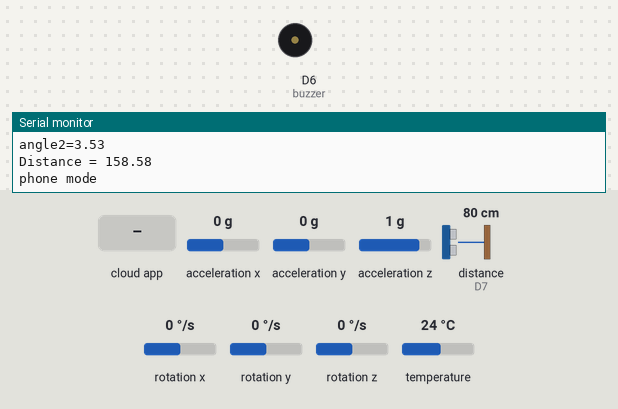
The sketch below on a simulated ESP8266 (NodeMCU). Shown: buzzer (waves = sounding, pin HIGH), the last lines printed to the serial monitor. Wiring (inferred from the names in the program): ultrasonic range finder: trigger D5; echo D7; MPU-6050 motion sensor at I2C address 0x69. The test bench sets the inputs (shaded band); at power-on: acceleration x 0 g, distance to the obstacle (sensor on D7) 80 cm, acceleration y 0 g, acceleration z 1 g, rotation x 0 °/s, rotation y 0 °/s, rotation z 0 °/s, temperature 24 °C. The echo pulse lasts 58.3 µs per cm; WiFi joins after 1.5 s; servers stay silent unless stated; the Firebase database answers and starts empty; pins used as bus, display or sensor lines are not drawn.

Above: at 2.9 s.
3.0 s: acceleration x set to 0.8 g
5.4 s: distance to the obstacle (sensor on D7) set to 2 cm
8.5 s: the phone or cloud app sets mode to 11
At 9.2 s:
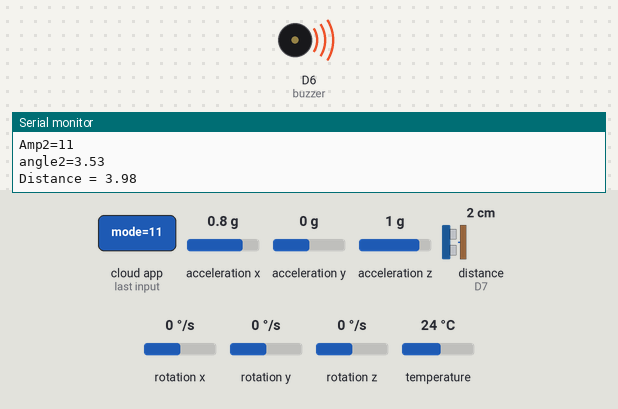
10.3 s: the phone or cloud app sets mode to 1
12.3 s: distance to the obstacle (sensor on D7) set to 57 cm
14.0 s: distance to the obstacle (sensor on D7) set to 66 cm
At 15.2 s:
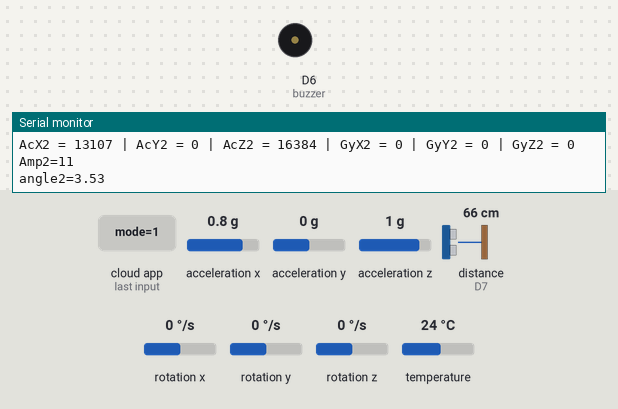
Timing chart, 0 to 16.8 s (numbered marks = the images above; inputs shaded):
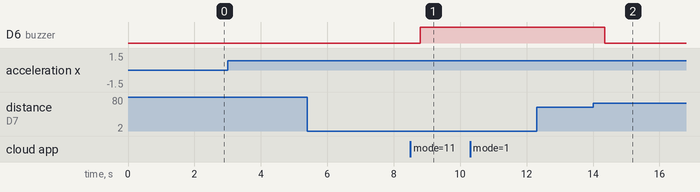

The sketch:

ugc_final_of_blind_stick.ino
```cpp
#include <Adafruit_MPU6050.h>
#include <Adafruit_Sensor.h>
#include <Wire.h>
#include "FirebaseESP8266.h"
#include <ESP8266WiFi.h>
#include <FirebaseESP8266.h>
Adafruit_MPU6050 mpu;

const int MPU2=0x69;
int16_t AcX2,AcY2,AcZ2,Tmp2,GyX2,GyY2,GyZ2;
float ax2=0, ay2=0, az2=0, gx2=0, gy2=0, gz2=0;
boolean trigger1n=false;
boolean trigger2n=false;
boolean trigger3n=false;
byte trigger1countn=0;
byte trigger2countn=0;
byte trigger3countn=0;
int angleChange2=0;

float rotation;
unsigned long prev=0;
unsigned long current=0;

unsigned long currentTime=0;
unsigned long previousTime=0;

boolean fall = false;
boolean trigger1=false; //stores if first trigger (lower threshold) has occurred
boolean trigger2=false; //stores if second trigger (upper threshold) has occurred
boolean trigger3=false; //stores if third trigger (orientation change) has occurred
byte trigger1count=0; //stores the counts past since trigger 1 was set true
byte trigger2count=0; //stores the counts past since trigger 2 was set true
byte trigger3count=0;

String d;

const int MPU_addr=0x68;  // I2C address of the MPU-6050

#define FIREBASE_HOST "blindstick-a0ee0-default-rtdb.firebaseio.com"
#define FIREBASE_AUTH "iaGnAiAOnxhHFtrGCYpXZpHDvJd6KW3lb1FHvMrO"
#define WIFI_SSID "sami"
#define WIFI_PASSWORD "sami1234"
FirebaseData firebaseData;
FirebaseJson json;
// Define the trigger and echo pins
const int trigPin = D5;
const int echoPin =  D7;
const int buzzer  =  D6;
String s1 = "headphone";

// Define the sound speed in centimeters per second
const int soundSpeed = 340;
float duration,distance;

void GetMpuValue2(const int MPU){

      Wire.beginTransmission(MPU);
      Wire.write(0x3B); // starting with register 0x3B (ACCEL_XOUT_H)
      Wire.endTransmission(false);
      Wire.requestFrom(MPU, 14, true); // request a total of 14 registers
      AcX2=Wire.read()<<8| Wire.read(); // 0x3B (ACCEL_XOUT_H) & 0x3C (ACCEL_XOUT_L)
      AcY2=Wire.read()<<8|  Wire.read(); // 0x3D (ACCEL_YOUT_H) & 0x3E (ACCEL_YOUT_L)
      AcZ2=Wire.read()<<8| Wire.read(); // 0x3F (ACCEL_ZOUT_H) & 0x40 (ACCEL_ZOUT_L)
      Tmp2=Wire.read()<<8| Wire.read(); // 0x41 (TEMP_OUT_H) & 0x42 (TEMP_OUT_L)
      GyX2=Wire.read()<<8| Wire.read(); // 0x43 (GYRO_XOUT_H) & 0x44 (GYRO_XOUT_L)
      GyY2=Wire.read()<<8| Wire.read(); // 0x45 (GYRO_YOUT_H) & 0x46 (GYRO_YOUT_L)
      GyZ2=Wire.read()<<8| Wire.read(); // 0x47 (GYRO_ZOUT_H) & 0x48 (GYRO_ZOUT_L)
      Serial.println("gyro sensor 2: ");
      Serial.print("AcX2 = ");
      Serial.print(AcX2);
      Serial.print(" | AcY2 = ");
      Serial.print(AcY2);
      Serial.print(" | AcZ2 = ");
      Serial.print(AcZ2);
      Serial.print(" | GyX2 = ");
      Serial.print(GyX2);
      Serial.print(" | GyY2 = ");
      Serial.print(GyY2);
      Serial.print(" | GyZ2 = ");
      Serial.println(GyZ2);

     }


void setup() {
  // Set the trigger and echo pins as outputs and inputs
  pinMode(trigPin, OUTPUT);
  pinMode(echoPin, INPUT);
  pinMode(buzzer,OUTPUT);
  Serial.begin(9600);

  Wire.begin();
  Wire.beginTransmission(MPU2);
  Wire.write(0x6B);// PWR_MGMT_1 register
  Wire.write(0); // set to zero (wakes up the MPU-6050)
  Wire.endTransmission(true);

  while (!Serial)
    delay(10); // will pause Zero, Leonardo, etc until serial console opens

  Serial.println("Adafruit MPU6050 test!");

  // Try to initialize!
  if (!mpu.begin()) {
    Serial.println("Failed to find MPU6050 chip");
    while (1) {
      delay(10);
    }
  }
  Serial.println("MPU6050 Found!");

  mpu.setAccelerometerRange(MPU6050_RANGE_8_G);
  Serial.print("Accelerometer range set to: ");
  switch (mpu.getAccelerometerRange()) {
  case MPU6050_RANGE_2_G:
    Serial.println("+-2G");
    break;
  case MPU6050_RANGE_4_G:
    Serial.println("+-4G");
    break;
  case MPU6050_RANGE_8_G:
    Serial.println("+-8G");
    break;
  case MPU6050_RANGE_16_G:
    Serial.println("+-16G");
    break;
  }
  mpu.setGyroRange(MPU6050_RANGE_500_DEG);
  Serial.print("Gyro range set to: ");
  switch (mpu.getGyroRange()) {
  case MPU6050_RANGE_250_DEG:
    Serial.println("+- 250 deg/s");
    break;
  case MPU6050_RANGE_500_DEG:
    Serial.println("+- 500 deg/s");
    break;
  case MPU6050_RANGE_1000_DEG:
    Serial.println("+- 1000 deg/s");
    break;
  case MPU6050_RANGE_2000_DEG:
    Serial.println("+- 2000 deg/s");
    break;
  }

  mpu.setFilterBandwidth(MPU6050_BAND_21_HZ);
  Serial.print("Filter bandwidth set to: ");
  switch (mpu.getFilterBandwidth()) {
  case MPU6050_BAND_260_HZ:
    Serial.println("260 Hz");
    break;
  case MPU6050_BAND_184_HZ:
    Serial.println("184 Hz");
    break;
  case MPU6050_BAND_94_HZ:
    Serial.println("94 Hz");
    break;
  case MPU6050_BAND_44_HZ:
    Serial.println("44 Hz");
    break;
  case MPU6050_BAND_21_HZ:
    Serial.println("21 Hz");
    break;
  case MPU6050_BAND_10_HZ:
    Serial.println("10 Hz");
    break;
  case MPU6050_BAND_5_HZ:
    Serial.println("5 Hz");
    break;
  }

  Serial.println("");

  Serial.println("Connecting to ");
  Serial.println(WIFI_SSID);
  WiFi.begin(WIFI_SSID,WIFI_PASSWORD );
  while (WiFi.status() != WL_CONNECTED)
  {
    Serial.print(".");
    delay(200);
  }
 Serial.println();
  Serial.print("Connected with IP: ");
  Serial.println(WiFi.localIP());
  Serial.println();
  Firebase.begin(FIREBASE_HOST, FIREBASE_AUTH);
  Firebase.reconnectWiFi(true);
}

void loop() {
  currentTime=millis();
  prev=currentTime;
  // Clear the trigger pin
  digitalWrite(trigPin, LOW);
  delayMicroseconds(2);

  // Set the trigger pin high for 10 microseconds
  digitalWrite(trigPin, HIGH);
  delayMicroseconds(10);
  digitalWrite(trigPin, LOW);


  // Read the echo pin and calculate the duration of the pulse
  duration = pulseIn(echoPin, HIGH);

  // Calculate the distance in centimeters
  distance = duration * 0.034;
  Serial.println();
  Serial.print("Distance = ");
  Serial.println(distance);

  if(Firebase.getString(firebaseData, "/Finder/mode"))
  {

     d=firebaseData.stringData();
   Serial.println(d);
  }

   if(d == "11")
  {
    Serial.println("both mode");
    if( distance<70)
   {digitalWrite(buzzer,HIGH);
  Firebase.setInt(firebaseData, "/Finder/OnSound",1);}

   else
  {digitalWrite(buzzer,LOW);
  Firebase.setInt(firebaseData, "/Finder/OnSound",0);}
  }
   else if(d== "1")
  {
    Serial.println("buzzer mode");
    if( distance<120)
   {digitalWrite(buzzer,HIGH);
  Firebase.setInt(firebaseData, "/Finder/OnSound",0);
  }
   else
  {digitalWrite(buzzer,LOW);
  Firebase.setInt(firebaseData, "/Finder/OnSound",0);}
  }

  else
  { Serial.println("phone mode");
  if(distance<120)
  { digitalWrite(buzzer,LOW);
  Firebase.setInt(firebaseData, "/Finder/OnSound",1);}
   else
  {digitalWrite(buzzer,LOW);
  Firebase.setInt(firebaseData, "/Finder/OnSound",0);}
  }

  //fall detection
   sensors_event_t a, g, temp;
  mpu.getEvent(&a, &g, &temp);

  /* Print out the values */
  Serial.print("Acceleration X: ");
  Serial.print(a.acceleration.x);
  Serial.print(", Y: ");
  Serial.print(a.acceleration.y);
  Serial.print(", Z: ");
  Serial.print(a.acceleration.z);
  Serial.println(" m/s^2");

  Serial.print("Rotation X: ");
  Serial.print(180*g.gyro.x/3.1416);
  Serial.print(", Y: ");
  Serial.print(180*g.gyro.y/3.1416);
  Serial.print(", Z: ");
  Serial.println(180*g.gyro.z/3.1416);
  Serial.print(" rotation=");
  rotation=pow(pow(180*g.gyro.x/3.1416,2)+pow(180*g.gyro.y/3.1416,2)+pow(180*g.gyro.z/3.1416,2),0.5);
  Serial.println(pow(pow(180*g.gyro.x/3.1416,2)+pow(180*g.gyro.y/3.1416,2)+pow(180*g.gyro.z/3.1416,2),0.5));

   if(a.acceleration.x>2.0)
   {
     trigger1=true;
     Serial.println();
     Serial.println("trigger1 activated");
   }
     if(trigger1==true)
     { trigger1count++;
       if(a.acceleration.x<2.0)
       {
         trigger2=true;
         trigger1=false;
         Serial.println("trigger1 deactivated");
         Serial.println("trigger2 activated");
       }
     }
   if(trigger2==true)
   {  trigger2count++;

       if(rotation>60)
       {
         Serial.println("Fall detected");
        Firebase.setInt(firebaseData, "/Finder/falled",1);
        previousTime=currentTime;
        trigger2=false;
        Serial.print("trigger2 deactivated");}

   }
   if (trigger2count>=6){ //allow 0.5s for orientation change
   trigger2=false; trigger2count=0;
   Serial.println("TRIGGER 2 DECACTIVATED");
   }
 if (trigger1count>=6){ //allow 0.5s for AM to break upper threshold
   trigger1=false; trigger1count=0;
   Serial.println("TRIGGER 1 DECACTIVATED");
   }

  GetMpuValue2(MPU2);
   ax2 = (AcX2-2050)/16384.00;
      ay2 = (AcY2-77)/16384.00;
      az2 = (AcZ2-1947)/16384.00;
      gx2 = (GyX2+270)/131.07;
      gy2 = (GyY2-351)/131.07;
      gz2 = (GyZ2+136)/131.07;
      float Raw_Amp2 = pow(pow(ax2,2)+pow(ay2,2)+pow(az2,2),0.5);
      int Amp2 = Raw_Amp2 * 10;  // Mulitiplied by 10 bcz values are between 0 to 1
      Serial.print("Amp2=");
      Serial.println(Amp2);
      float angleChange2 = pow(pow(gx2,2)+pow(gy2,2)+pow(gz2,2),0.5);
      Serial.print("angle2=");
      Serial.println(angleChange2);
      //delay(250);
      Serial.println("");
  if (Amp2<=3 && trigger2n==false){ //if AM breaks lower threshold (0.4g)
   trigger1n=true;
   Serial.println("TRIGGER 1n ACTIVATED");
   }
 if (trigger1n==true){
   trigger1countn++;
   if (Amp2>=12){ //if AM breaks upper threshold (3g)
     trigger2n=true;
     Serial.println("TRIGGER 2n ACTIVATED");
     trigger1n=false; trigger1countn=0;
     }
 }
 if (trigger2n==true){
   trigger2countn++;
   angleChange2 = pow(pow(gx2,2)+pow(gy2,2)+pow(gz2,2),0.5);
   if (angleChange2>=30 && angleChange2<=400){ //if orientation changes by between 80-100 degrees
     trigger3n=true; trigger2n=false; trigger2countn=0;
     Serial.println(angleChange2);
     Serial.println("TRIGGER 3n ACTIVATED");
       }
   }
 if (trigger3n==true){
    trigger3countn++;
    if (trigger3countn>=10){
       angleChange2 = pow(pow(gx2,2)+pow(gy2,2)+pow(gz2,2),0.5);
       //delay(10);
       Serial.println(angleChange2);
       if ((angleChange2>=0) && (angleChange2<=10)){ //if orientation changes remains between 0-10 degrees
           fall=true; trigger3n=false; trigger3countn=0;
           Serial.println(angleChange2);
             }
       else{ //user regained normal orientation
          trigger3n=false; trigger3countn=0;
          Serial.println("TRIGGER 3n DEACTIVATED");
       }
     }
  }
 if (fall==true){ //in event of a fall detection
  Serial.println("FALL DETECTED");
  delay(2000);
  Firebase.setInt(firebaseData, "/Finder/falled",1);
  previousTime=currentTime;
  fall=false;
   }

 if (trigger2countn>=3){ //allow 0.5s for orientation change
   trigger2n=false; trigger2countn=0;
   Serial.println("TRIGGER 2n DECACTIVATED");
   }
 if (trigger1countn>=3){ //allow 0.5s for AM to break upper threshold
   trigger1n=false; trigger1countn=0;
   Serial.println("TRIGGER 1n DECACTIVATED");
   }
  //prev=currentTime;

  if(currentTime-previousTime>15000)
  {
    Firebase.setInt(firebaseData, "/Finder/falled",0);
  }

 }
```

Measured:
- the behaviour switches between 60 and 61 cm on distance to the obstacle (sensor on D7) (found by bisection; images 1 and 2)
- after the input at 8.5 s, D6 (buzzer): LOW → HIGH after 0.31 s
- after the input at 14.0 s, D6 (buzzer): HIGH → LOW after 0.35 s
